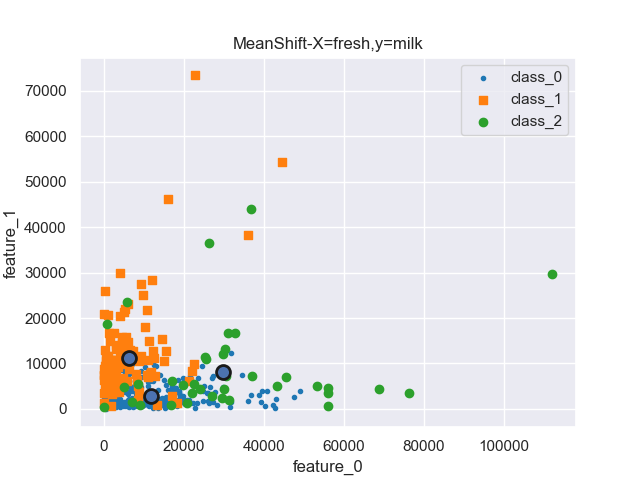

Write the Python code that produced this figure.
import numpy as np
import pandas as pd
import matplotlib.pyplot as plt
import seaborn as sns
sns.set()

# 准备数据集
data_path = 'data\Wholesale customers data.csv'

df = pd.read_csv(data_path)
print(df.info())  # 查看数据信息，确保没有错误
dataset = df.values  # 数据加载没有问题
dataset = dataset[:, 2:]  # 本项目只需要后面的6列features即可
col_names = df.columns.tolist()[2:]
print(col_names)


def visual_cluster_effect(cluster, dataset, title, col_id):
    assert isinstance(col_id, list) and len(col_id) == 2, 'col_id must be list type and length must be 2'

    labels = gmm.predict(dataset)  # 每一个样本对应的簇群号码
    markers = ['.', ',', 'o', 'v', '^', '<', '>', '1', '2', '3', '4', '8'
        , 's', 'p', '*', 'h', 'H', '+', 'x', 'D', 'd', '|']
    colors = ['tab:blue', 'tab:orange', 'tab:green', 'tab:red', 'tab:purple',
              'tab:brown', 'tab:pink', 'tab:gray', 'tab:olive', 'tab:cyan']

    # 将数据集绘制到图表中
    plt.figure()
    for class_id in set(labels):
        one_class = dataset[class_id == labels]
        print('label: {}, smaple_num: {}'.format(class_id, len(one_class)))
        plt.scatter(one_class[:, 0], one_class[:, 1], marker=markers[class_id % len(markers)],
                    c=colors[class_id % len(colors)], label='class_' + str(class_id))
    plt.legend()

    # 将中心点绘制到图中
    centroids = cluster.means_
    plt.scatter(centroids[:, col_id[0]], centroids[:, col_id[1]], marker='o',
                s=100, linewidths=2, color='k', zorder=5, facecolors='b')
    plt.title(title)
    plt.xlabel('feature_0')
    plt.ylabel('feature_1')
    plt.savefig('gmm.png')
    plt.show()


"""
print(gmmModel.means_)  中心蔟
print(gmmModel.covariances_)  样本协方差矩阵
"""

from sklearn.mixture import GaussianMixture

gmm = GaussianMixture(n_components=3)
gmm.fit(dataset)  # 使用评估的带宽构建均值漂移模型，并进行训练
labels = gmm.predict(dataset)

cluster_num = len(np.unique(labels))  # 生成聚类标签
centroids = gmm.means_  # 返回蔟的中心点，这些点是不一定是样本点，该点的坐标对应于各坐标轴
print('\t'.join([col_name[:5] for col_name in col_names]))
for centroid in centroids:
    print('\t'.join(str(int(x)) for x in centroid))
visual_cluster_effect(gmm, dataset, 'MeanShift-X=fresh,y=milk', [0, 1])  # X=fresh， y=milk
# 使用轮廓系数评估模型的优劣
from sklearn.metrics import silhouette_score

si_score = silhouette_score(dataset, labels,
                            metric='euclidean', sample_size=len(dataset))
print('si_score: {:.4f}'.format(si_score))
